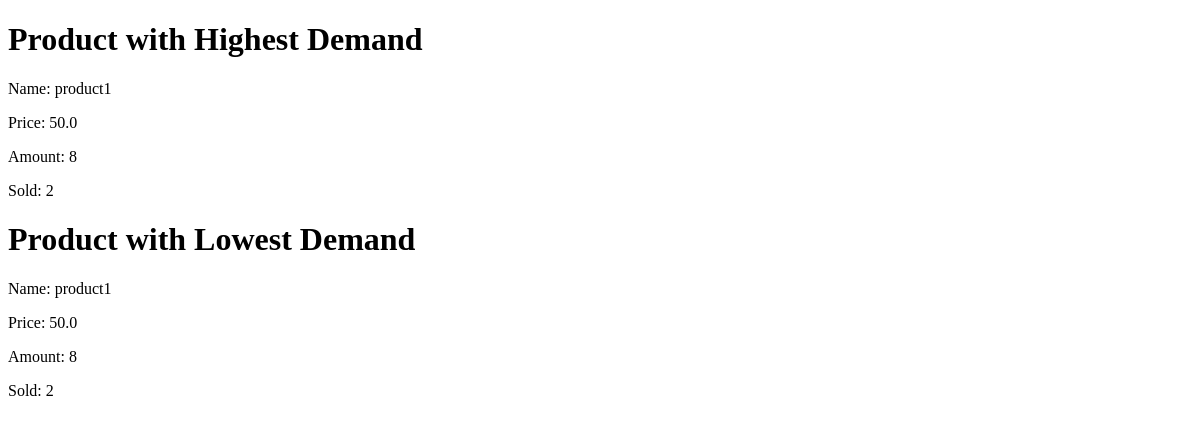
/demand_analysis, run on an earlier commit of the app's database.
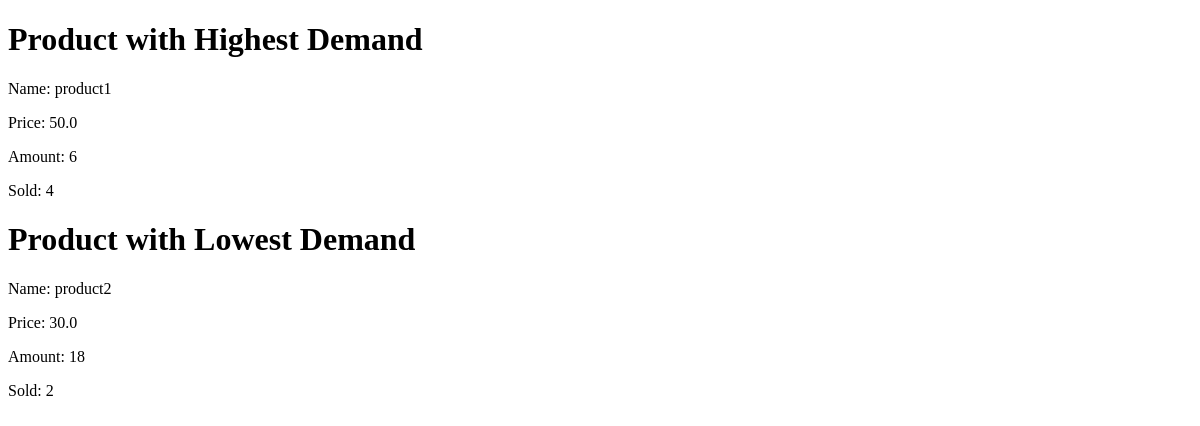
And on a later commit of the database.
### SparkleMart/models.py (models this page shows, shortened)
class Product(models.Model):
    name = models.CharField(max_length=255)
    category = models.ManyToManyField(Category, related_name='products')
    producer = models.ForeignKey(Producer, related_name='products', on_delete=models.CASCADE)
    price = models.FloatField()
    amount = models.PositiveSmallIntegerField()

### SparkleMart/statistic_views.py (the view)
# urls.py: path('demand_analysis', statistic_views.demand_analysis, name='demand_analysis'),
def demand_analysis(request):
    most_demanded = most_demanded_product()
    least_demanded = least_demanded_product()
    return render(request, 'demand_analysis.html', {'most_demanded': most_demanded[0],
                                                    'most_demanded_sold': most_demanded[1],
                                                    'least_demanded': least_demanded[0],
                                                    'least_demanded_sold': least_demanded[1]})

### SparkleMart/statistic_views.py (called while the page is built)
def most_demanded_product():
    products_with_sold_count = Order.objects.values('product').annotate(sold_count=Sum('amount'))
    most_demanded_product_ = max(products_with_sold_count, key=lambda x: x['sold_count'])
    return Product.objects.get(pk=most_demanded_product_['product']), most_demanded_product_['sold_count']

def least_demanded_product():
    products_with_sold_count = Order.objects.values('product').annotate(sold_count=Sum('amount'))
    least_demanded_product_ = min(products_with_sold_count, key=lambda x: x['sold_count'])
    return Product.objects.get(pk=least_demanded_product_['product']), least_demanded_product_['sold_count']

### SparkleMart/templates/demand_analysis.html (shortened to what this page needs)
<!DOCTYPE html>
<html lang="en">
<head>
</head>
<body>
    <h1>Product with Highest Demand</h1>
    <p>Name: {{ most_demanded.name }}</p>
    <p>Price: {{ most_demanded.price }}</p>
    <p>Amount: {{ most_demanded.amount }}</p>
    <p>Sold: {{ most_demanded_sold }}</p>
    <h1>Product with Lowest Demand</h1>
    <p>Name: {{ least_demanded.name }}</p>
    <p>Price: {{ least_demanded.price }}</p>
    <p>Amount: {{ least_demanded.amount }}</p>
    <p>Sold: {{ least_demanded_sold }}</p>
</body>
</html>

What changed in the data, as far as the page shows it:
changed Product "product1": amount "8" → "6"
now on this page (row unchanged): Product: name "product2", price "30.0", amount "18"
Also different on the page:
{{ most_demanded_sold }}: "2" → "4"
{{ least_demanded.name }}: "product1" → "product2"
{{ least_demanded.price }}: "50.0" → "30.0"
{{ least_demanded.amount }}: "8" → "18"
